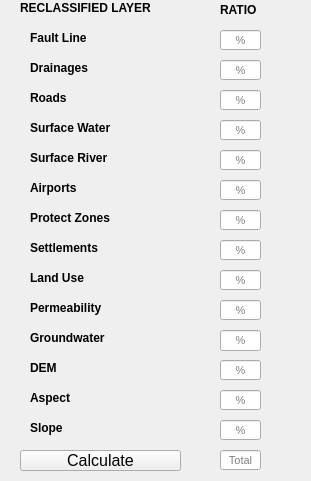
   <widget class="QWidget" name="WeightOverlay">
    <property name="geometry">
     <rect>
      <x>0</x>
      <y>0</y>
      <width>311</width>
      <height>481</height>
     </rect>
    </property>
    <attribute name="label">
     <string>WEIGHTED OVERLAY</string>
    </attribute>
    <widget class="QLineEdit" name="lineEdit_48">
     <property name="geometry">
      <rect>
       <x>220</x>
       <y>30</y>
       <width>41</width>
       <height>20</height>
      </rect>
     </property>
     <property name="font">
      <font>
       <family>MS Shell Dlg 2</family>
       <pointsize>8</pointsize>
       <weight>50</weight>
       <bold>false</bold>
      </font>
     </property>
     <property name="text">
      <string/>
     </property>
     <property name="alignment">
      <set>Qt::AlignCenter</set>
     </property>
     <property name="placeholderText">
      <string>%</string>
     </property>
    </widget>
    <widget class="QLineEdit" name="lineEdit_49">
     <property name="geometry">
      <rect>
       <x>220</x>
       <y>60</y>
       <width>41</width>
       <height>20</height>
      </rect>
     </property>
     <property name="font">
      <font>
       <family>MS Shell Dlg 2</family>
       <pointsize>8</pointsize>
       <weight>50</weight>
       <bold>false</bold>
      </font>
     </property>
     <property name="text">
      <string/>
     </property>
     <property name="alignment">
      <set>Qt::AlignCenter</set>
     </property>
     <property name="placeholderText">
      <string>%</string>
     </property>
    </widget>
    <widget class="QLineEdit" name="lineEdit_50">
     <property name="geometry">
      <rect>
       <x>220</x>
       <y>90</y>
       <width>41</width>
       <height>20</height>
      </rect>
     </property>
     <property name="font">
      <font>
       <family>MS Shell Dlg 2</family>
       <pointsize>8</pointsize>
       <weight>50</weight>
       <bold>false</bold>
      </font>
     </property>
     <property name="text">
      <string/>
     </property>
     <property name="alignment">
      <set>Qt::AlignCenter</set>
     </property>
     <property name="placeholderText">
      <string>%</string>
     </property>
    </widget>
    <widget class="QLineEdit" name="lineEdit_51">
     <property name="geometry">
      <rect>
       <x>220</x>
       <y>120</y>
       <width>41</width>
       <height>20</height>
      </rect>
     </property>
     <property name="font">
      <font>
       <family>MS Shell Dlg 2</family>
       <pointsize>8</pointsize>
       <weight>50</weight>
       <bold>false</bold>
      </font>
     </property>
     <property name="text">
      <string/>
     </property>
     <property name="alignment">
      <set>Qt::AlignCenter</set>
     </property>
     <property name="placeholderText">
      <string>%</string>
     </property>
    </widget>
    <widget class="QLineEdit" name="lineEdit_52">
     <property name="geometry">
      <rect>
       <x>220</x>
       <y>150</y>
       <width>41</width>
       <height>20</height>
      </rect>
     </property>
     <property name="font">
      <font>
       <family>MS Shell Dlg 2</family>
       <pointsize>8</pointsize>
       <weight>50</weight>
       <bold>false</bold>
      </font>
     </property>
     <property name="text">
      <string/>
     </property>
     <property name="alignment">
      <set>Qt::AlignCenter</set>
     </property>
     <property name="placeholderText">
      <string>%</string>
     </property>
    </widget>
    <widget class="QLineEdit" name="lineEdit_53">
     <property name="geometry">
      <rect>
       <x>220</x>
       <y>180</y>
       <width>41</width>
       <height>20</height>
      </rect>
     </property>
     <property name="font">
      <font>
       <family>MS Shell Dlg 2</family>
       <pointsize>8</pointsize>
       <weight>50</weight>
       <bold>false</bold>
      </font>
     </property>
     <property name="text">
      <string/>
     </property>
     <property name="alignment">
      <set>Qt::AlignCenter</set>
     </property>
     <property name="placeholderText">
      <string>%</string>
     </property>
    </widget>
    <widget class="QLineEdit" name="lineEdit_54">
     <property name="geometry">
      <rect>
       <x>220</x>
       <y>210</y>
       <width>41</width>
       <height>20</height>
      </rect>
     </property>
     <property name="font">
      <font>
       <family>MS Shell Dlg 2</family>
       <pointsize>8</pointsize>
       <weight>50</weight>
       <bold>false</bold>
      </font>
     </property>
     <property name="text">
      <string/>
     </property>
     <property name="alignment">
      <set>Qt::AlignCenter</set>
     </property>
     <property name="placeholderText">
      <string>%</string>
     </property>
    </widget>
    <widget class="QLineEdit" name="lineEdit_55">
     <property name="geometry">
      <rect>
       <x>220</x>
       <y>240</y>
       <width>41</width>
       <height>20</height>
      </rect>
     </property>
     <property name="font">
      <font>
       <family>MS Shell Dlg 2</family>
       <pointsize>8</pointsize>
       <weight>50</weight>
       <bold>false</bold>
      </font>
     </property>
     <property name="text">
      <string/>
     </property>
     <property name="alignment">
      <set>Qt::AlignCenter</set>
     </property>
     <property name="placeholderText">
      <string>%</string>
     </property>
    </widget>
    <widget class="QPushButton" name="RasterCalc_pushButton_2">
     <property name="geometry">
      <rect>
       <x>20</x>
       <y>450</y>
       <width>161</width>
       <height>21</height>
      </rect>
     </property>
     <property name="font">
      <font>
       <family>System</family>
       <pointsize>12</pointsize>
       <underline>false</underline>
       <strikeout>false</strikeout>
       <kerning>true</kerning>
      </font>
     </property>
     <property name="text">
      <string>Calculate</string>
     </property>
    </widget>
    <widget class="QLineEdit" name="lineEdit_56">
     <property name="geometry">
      <rect>
       <x>220</x>
       <y>270</y>
       <width>41</width>
       <height>20</height>
      </rect>
     </property>
     <property name="font">
      <font>
       <family>MS Shell Dlg 2</family>
       <pointsize>8</pointsize>
       <weight>50</weight>
       <bold>false</bold>
      </font>
     </property>
     <property name="text">
      <string/>
     </property>
     <property name="alignment">
      <set>Qt::AlignCenter</set>
     </property>
     <property name="placeholderText">
      <string>%</string>
     </property>
    </widget>
    <widget class="QLineEdit" name="lineEdit_57">
     <property name="geometry">
      <rect>
       <x>220</x>
       <y>300</y>
       <width>41</width>
       <height>20</height>
      </rect>
     </property>
     <property name="font">
      <font>
       <family>MS Shell Dlg 2</family>
       <pointsize>8</pointsize>
       <weight>50</weight>
       <bold>false</bold>
      </font>
     </property>
     <property name="text">
      <string/>
     </property>
     <property name="alignment">
      <set>Qt::AlignCenter</set>
     </property>
     <property name="placeholderText">
      <string>%</string>
     </property>
    </widget>
    <widget class="QLineEdit" name="lineEdit_58">
     <property name="geometry">
      <rect>
       <x>220</x>
       <y>360</y>
       <width>41</width>
       <height>20</height>
      </rect>
     </property>
     <property name="font">
      <font>
       <family>MS Shell Dlg 2</family>
       <pointsize>8</pointsize>
       <weight>50</weight>
       <bold>false</bold>
      </font>
     </property>
     <property name="text">
      <string/>
     </property>
     <property name="alignment">
      <set>Qt::AlignCenter</set>
     </property>
     <property name="placeholderText">
      <string>%</string>
     </property>
    </widget>
    <widget class="QLineEdit" name="lineEdit_59">
     <property name="geometry">
      <rect>
       <x>220</x>
       <y>390</y>
       <width>41</width>
       <height>20</height>
      </rect>
     </property>
     <property name="font">
      <font>
       <family>MS Shell Dlg 2</family>
       <pointsize>8</pointsize>
       <weight>50</weight>
       <bold>false</bold>
      </font>
     </property>
     <property name="text">
      <string/>
     </property>
     <property name="alignment">
      <set>Qt::AlignCenter</set>
     </property>
     <property name="placeholderText">
      <string>%</string>
     </property>
    </widget>
    <widget class="QLineEdit" name="lineEdit_60">
     <property name="geometry">
      <rect>
       <x>220</x>
       <y>420</y>
       <width>41</width>
       <height>20</height>
      </rect>
     </property>
     <property name="font">
      <font>
       <family>MS Shell Dlg 2</family>
       <pointsize>8</pointsize>
       <weight>50</weight>
       <bold>false</bold>
      </font>
     </property>
     <property name="text">
      <string/>
     </property>
     <property name="alignment">
      <set>Qt::AlignCenter</set>
     </property>
     <property name="placeholderText">
      <string>%</string>
     </property>
    </widget>
    <widget class="QLabel" name="label_21">
     <property name="geometry">
      <rect>
       <x>220</x>
       <y>0</y>
       <width>51</width>
       <height>20</height>
      </rect>
     </property>
     <property name="font">
      <font>
       <family>MS Shell Dlg 2</family>
       <pointsize>9</pointsize>
       <weight>75</weight>
       <bold>true</bold>
      </font>
     </property>
     <property name="text">
      <string>RATIO</string>
     </property>
    </widget>
    <widget class="QLabel" name="label_9">
     <property name="geometry">
      <rect>
       <x>20</x>
       <y>0</y>
       <width>141</width>
       <height>16</height>
      </rect>
     </property>
     <property name="font">
      <font>
       <family>MS Shell Dlg 2</family>
       <pointsize>9</pointsize>
       <weight>75</weight>
       <bold>true</bold>
      </font>
     </property>
     <property name="text">
      <string>RECLASSIFIED LAYER</string>
     </property>
    </widget>
    <widget class="QLineEdit" name="lineEdit_61">
     <property name="geometry">
      <rect>
       <x>220</x>
       <y>330</y>
       <width>41</width>
       <height>21</height>
      </rect>
     </property>
     <property name="font">
      <font>
       <family>MS Shell Dlg 2</family>
       <pointsize>8</pointsize>
       <weight>50</weight>
       <bold>false</bold>
      </font>
     </property>
     <property name="text">
      <string/>
     </property>
     <property name="alignment">
      <set>Qt::AlignCenter</set>
     </property>
     <property name="placeholderText">
      <string>%</string>
     </property>
    </widget>
    <widget class="QLabel" name="label_10">
     <property name="geometry">
      <rect>
       <x>30</x>
       <y>30</y>
       <width>161</width>
       <height>16</height>
      </rect>
     </property>
     <property name="font">
      <font>
       <family>MS Shell Dlg 2</family>
       <pointsize>9</pointsize>
       <weight>75</weight>
       <bold>true</bold>
      </font>
     </property>
     <property name="text">
      <string>Fault Line</string>
     </property>
    </widget>
    <widget class="QLabel" name="label_15">
     <property name="geometry">
      <rect>
       <x>30</x>
       <y>60</y>
       <width>161</width>
       <height>16</height>
      </rect>
     </property>
     <property name="font">
      <font>
       <family>MS Shell Dlg 2</family>
       <pointsize>9</pointsize>
       <weight>75</weight>
       <bold>true</bold>
      </font>
     </property>
     <property name="text">
      <string>Drainages</string>
     </property>
    </widget>
    <widget class="QLabel" name="label_16">
     <property name="geometry">
      <rect>
       <x>30</x>
       <y>90</y>
       <width>161</width>
       <height>16</height>
      </rect>
     </property>
     <property name="font">
      <font>
       <family>MS Shell Dlg 2</family>
       <pointsize>9</pointsize>
       <weight>75</weight>
       <bold>true</bold>
      </font>
     </property>
     <property name="text">
      <string>Roads  </string>
     </property>
    </widget>
    <widget class="QLabel" name="label_18">
     <property name="geometry">
      <rect>
       <x>30</x>
       <y>120</y>
       <width>161</width>
       <height>16</height>
      </rect>
     </property>
     <property name="font">
      <font>
       <family>MS Shell Dlg 2</family>
       <pointsize>9</pointsize>
       <weight>75</weight>
       <bold>true</bold>
      </font>
     </property>
     <property name="text">
      <string>Surface Water </string>
     </property>
    </widget>
    <widget class="QLabel" name="label_19">
     <property name="geometry">
      <rect>
       <x>30</x>
       <y>150</y>
       <width>161</width>
       <height>16</height>
      </rect>
     </property>
     <property name="font">
      <font>
       <family>MS Shell Dlg 2</family>
       <pointsize>9</pointsize>
       <weight>75</weight>
       <bold>true</bold>
      </font>
     </property>
     <property name="text">
      <string>Surface River</string>
     </property>
    </widget>
    <widget class="QLabel" name="label_20">
     <property name="geometry">
      <rect>
       <x>30</x>
       <y>180</y>
       <width>161</width>
       <height>16</height>
      </rect>
     </property>
     <property name="font">
      <font>
       <family>MS Shell Dlg 2</family>
       <pointsize>9</pointsize>
       <weight>75</weight>
       <bold>true</bold>
      </font>
     </property>
     <property name="text">
      <string>Airports  </string>
     </property>
    </widget>
    <widget class="QLabel" name="label_22">
     <property name="geometry">
      <rect>
       <x>30</x>
       <y>210</y>
       <width>161</width>
       <height>16</height>
      </rect>
     </property>
     <property name="font">
      <font>
       <family>MS Shell Dlg 2</family>
       <pointsize>9</pointsize>
       <weight>75</weight>
       <bold>true</bold>
      </font>
     </property>
     <property name="text">
      <string>Protect Zones  </string>
     </property>
    </widget>
    <widget class="QLabel" name="label_23">
     <property name="geometry">
      <rect>
       <x>30</x>
       <y>240</y>
       <width>161</width>
       <height>16</height>
      </rect>
     </property>
     <property name="font">
      <font>
       <family>MS Shell Dlg 2</family>
       <pointsize>9</pointsize>
       <weight>75</weight>
       <bold>true</bold>
      </font>
     </property>
     <property name="text">
      <string>Settlements  </string>
     </property>
    </widget>
    <widget class="QLabel" name="label_24">
     <property name="geometry">
      <rect>
       <x>30</x>
       <y>270</y>
       <width>161</width>
       <height>16</height>
      </rect>
     </property>
     <property name="font">
      <font>
       <family>MS Shell Dlg 2</family>
       <pointsize>9</pointsize>
       <weight>75</weight>
       <bold>true</bold>
      </font>
     </property>
     <property name="text">
      <string>Land Use</string>
     </property>
    </widget>
    <widget class="QLabel" name="label_25">
     <property name="geometry">
      <rect>
       <x>30</x>
       <y>300</y>
       <width>161</width>
       <height>16</height>
      </rect>
     </property>
     <property name="font">
      <font>
       <family>MS Shell Dlg 2</family>
       <pointsize>9</pointsize>
       <weight>75</weight>
       <bold>true</bold>
      </font>
     </property>
     <property name="text">
      <string>Permeability</string>
     </property>
    </widget>
    <widget class="QLabel" name="label_26">
     <property name="geometry">
      <rect>
       <x>30</x>
       <y>360</y>
       <width>161</width>
       <height>16</height>
      </rect>
     </property>
     <property name="font">
      <font>
       <family>MS Shell Dlg 2</family>
       <pointsize>9</pointsize>
       <weight>75</weight>
       <bold>true</bold>
      </font>
     </property>
     <property name="text">
      <string>DEM</string>
     </property>
    </widget>
    <widget class="QLabel" name="label_27">
     <property name="geometry">
      <rect>
       <x>30</x>
       <y>390</y>
       <width>161</width>
       <height>16</height>
      </rect>
     </property>
     <property name="font">
      <font>
       <family>MS Shell Dlg 2</family>
       <pointsize>9</pointsize>
       <weight>75</weight>
       <bold>true</bold>
      </font>
     </property>
     <property name="text">
      <string>Aspect</string>
     </property>
    </widget>
    <widget class="QLabel" name="label_28">
     <property name="geometry">
      <rect>
       <x>30</x>
       <y>420</y>
       <width>161</width>
       <height>16</height>
      </rect>
     </property>
     <property name="font">
      <font>
       <family>MS Shell Dlg 2</family>
       <pointsize>9</pointsize>
       <weight>75</weight>
       <bold>true</bold>
      </font>
     </property>
     <property name="text">
      <string>Slope</string>
     </property>
    </widget>
    <widget class="QLabel" name="label_29">
     <property name="geometry">
      <rect>
       <x>30</x>
       <y>330</y>
       <width>161</width>
       <height>16</height>
      </rect>
     </property>
     <property name="font">
      <font>
       <family>MS Shell Dlg 2</family>
       <pointsize>9</pointsize>
       <weight>75</weight>
       <bold>true</bold>
      </font>
     </property>
     <property name="text">
      <string>Groundwater </string>
     </property>
    </widget>
    <widget class="QLineEdit" name="lineEdit_62">
     <property name="geometry">
      <rect>
       <x>220</x>
       <y>450</y>
       <width>41</width>
       <height>20</height>
      </rect>
     </property>
     <property name="font">
      <font>
       <family>MS Shell Dlg 2</family>
       <pointsize>8</pointsize>
       <weight>50</weight>
       <bold>false</bold>
      </font>
     </property>
     <property name="text">
      <string/>
     </property>
     <property name="alignment">
      <set>Qt::AlignCenter</set>
     </property>
     <property name="placeholderText">
      <string>Total</string>
     </property>
    </widget>
   </widget>
